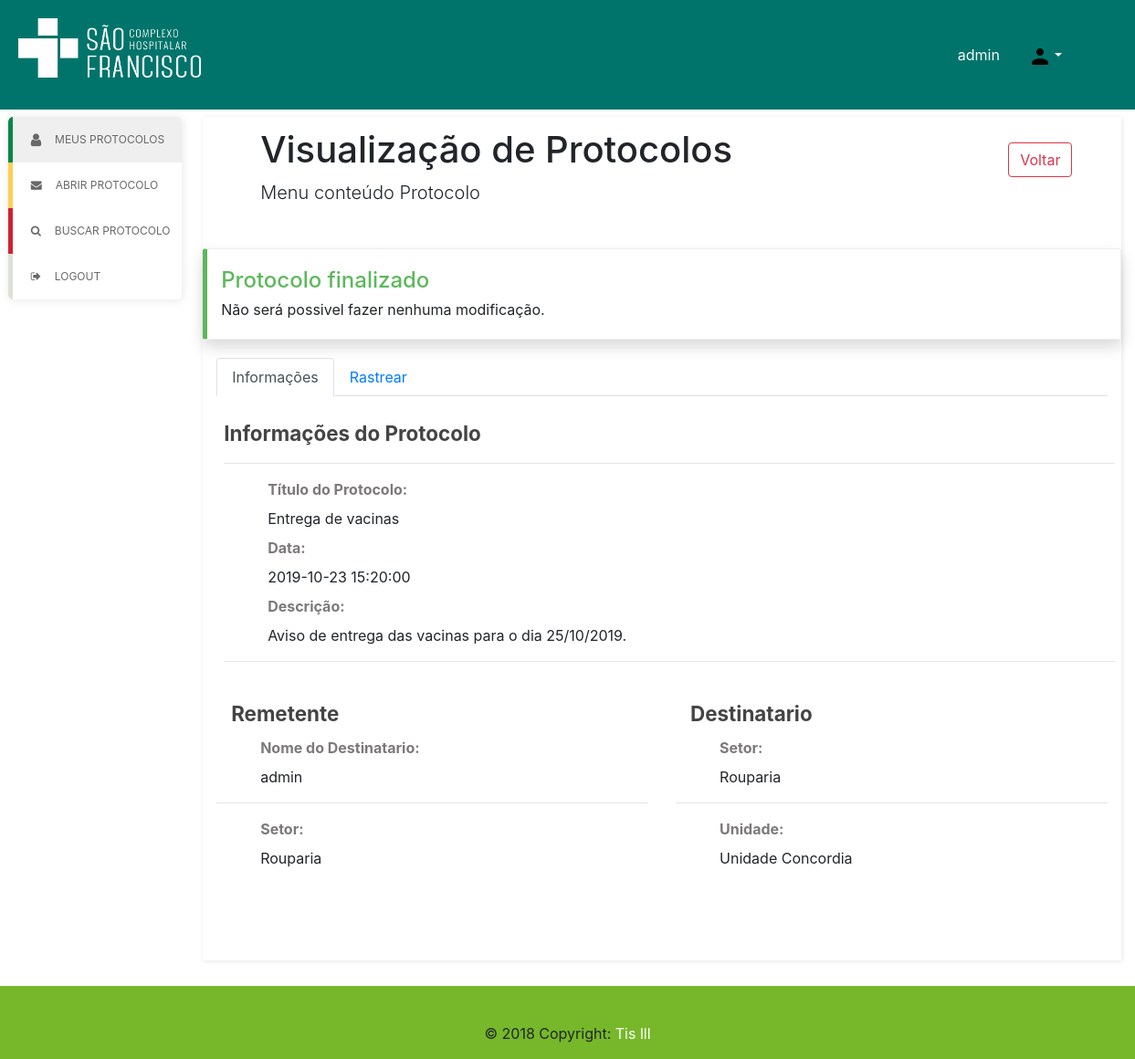
The page /tis3/index.php?module=protocolo&id=5 (signed in) on the database its author committed.
### tables this page shows
CREATE TABLE `protocolo`  (
  `id` int(11) NOT NULL AUTO_INCREMENT,
  `titulo` varchar(64) NOT NULL,
  `dataCriacao` datetime(0) DEFAULT NULL,
  `usuario_id` int(11) DEFAULT NULL,
  `setor_id` int(11) NOT NULL,
  `descricao` varchar(255) DEFAULT NULL,
  PRIMARY KEY (`id`) USING BTREE
);

CREATE TABLE `usuario`  (
  `id` int(11) NOT NULL AUTO_INCREMENT,
  `nome` varchar(64) NOT NULL,
  `senha` varchar(64) NOT NULL,
  `email` varchar(64) DEFAULT NULL,
  `telefone` varchar(16) DEFAULT NULL,
  `cargo` varchar(32) NOT NULL,
  `setor_id` int(11) NOT NULL DEFAULT 0,
  PRIMARY KEY (`id`) USING BTREE
);

CREATE TABLE `setor`  (
  `id` int(11) NOT NULL AUTO_INCREMENT,
  `nome` varchar(64) NOT NULL,
  `unidade_id` int(11) NOT NULL,
  PRIMARY KEY (`id`) USING BTREE
);

CREATE TABLE `unidade`  (
  `id` int(11) NOT NULL AUTO_INCREMENT,
  `nome` varchar(64) NOT NULL,
  PRIMARY KEY (`id`) USING BTREE
);

### tis3/classes/protocolo.php (called while the page is built, shortened)
<?php
class Protocolo
{
    public function IsProtocoloAceito($id)
    {
        $db = new Database();
        $db->Open("gprotocol");
        $result = $db->Query("SELECT * FROM `encaminhamento` WHERE `protocolo_id` = $id AND `tipo` = 'ACEITAR';");
        if($db->RowsQuery($result) > 0) {
            return true;
        } else {
            $db->Close();
            return false;
        }
    }
}
?>

### tis3/classes/database.php (called while the page is built, shortened)
<?php
class Database
{
    public $conn;
    public function Open($database)
    {
        $this->conn = mysqli_connect(DB_HOST, DB_USER, DB_PASS, $database);
        if($this->conn)
            return true;
        else
            return false;
    }
    public function Query($sql)
    {
        $result = mysqli_query($this->conn, $sql);
        return $result;
    }
    public function RowsQuery($query)
    {
        return mysqli_num_rows($query);
    }
}
?>

### tis3/pages/visualizar.php (the view, shortened to what this page needs)
<div id="wrap">
    <div id="container" style="padding-bottom:10px;">
        <?php include_once("pages/parts/menuv.php"); ?>
        <div id="content" class="float-left col-10">
            <?php
                function GetUsuarioByID($id) {
                    $db = mysqli_connect("127.0.0.1", "root", "", "gprotocol");
                    $query = mysqli_query($db, "SELECT * FROM `usuario` WHERE `id` = $id;");
                    $result = mysqli_fetch_assoc($query);
                    return $result;
                }
                function GetSetorByID($id) {
                    $db = mysqli_connect("127.0.0.1", "root", "", "gprotocol");
                    $query = mysqli_query($db, "SELECT * FROM `setor` WHERE `id` = $id;");
                    $result = mysqli_fetch_assoc($query);
                    return $result;
                }
                function GetUnidadeByID($id) {
                    $db = mysqli_connect("127.0.0.1", "root", "", "gprotocol");
                    $query = mysqli_query($db, "SELECT * FROM `unidade` WHERE `id` = $id;");
                    $result = mysqli_fetch_assoc($query);
                    return $result;
                }
                $protocolo_id = $_GET['id'];
                $db = mysqli_connect("127.0.0.1", "root", "", "gprotocol");
                $query = mysqli_query($db, "SELECT * FROM `protocolo` WHERE `id` = $protocolo_id;");
                $row = mysqli_fetch_assoc($query);
                $titulo = $row['titulo'];
                $data = $row['dataCriacao'];
                $remetente_id = $row['usuario_id'];
                $setor_id = $row['setor_id'];
                $descricao = $row['descricao'];
                $remetente = GetUsuarioByID($remetente_id);
                $remetente_nome = $remetente['nome'];
                $remetente_setor = GetSetorByID($remetente['setor_id']);
                $remetente_setor_nome = $remetente_setor['nome'];
                $setorDestino = GetSetorByID($setor_id);
                $setor_destino_nome = $setorDestino['nome'];
                $unidadeDestino = GetUnidadeByID($setorDestino['unidade_id']);
                $unidade_destino_nome = $unidadeDestino['nome'];
            ?>
            <div class="tab-content" id="content-protocolos">
                <div class="page-header  px-5 py-1" >
                    <div class="float-left my-2 col-11">
                        <h1>Visualização de Protocolos</h1>
                        <p class="lead">Menu conteúdo Protocolo</p>
                    </div>
                    <button type="button" onclick="window.location = '?module=main'" class="btn btn-outline-danger float-left my-4">Voltar</button>
                </div>
                <br>
                <?php
                        $protocolo = new Protocolo();
                        if($protocolo->IsProtocoloAceito($protocolo_id))
                        {
                            echo '
                            <div class="bs-callout bs-callout-success float-left col-12 shadow">
                                    <h4>Protocolo finalizado</h4>
                                    Não será possivel fazer nenhuma modificação.
                            </div>
                            ';
                        }
                    ?>
                <div class="col-12 float-left">
                <ul class="nav nav-tabs" id="myTab" role="tablist">
                    <li class="nav-item">
                        <a class="nav-link active" id="info-tab" data-toggle="tab" href="#info" role="tab" aria-controls="info" aria-selected="true">Informações</a>
                    </li>
                    <li class="nav-item">
                        <a class="nav-link" id="rastrear-tab" data-toggle="tab" href="#rastrear" role="tab" aria-controls="rastrear" aria-selected="false">Rastrear</a>
                    </li>
                </ul>
                </div>
                <div class="tab-content">
                    <div class="tab-pane active" role="tabpanel" id="info">
                    <div class="fieldset col-12 m-2 my-4 float-left">
                        <strong>Informações do Protocolo</strong>
                       <hr>
                        <div class="my-2 px-5">
                                <label for="">Título do Protocolo:</label>
                                <span id="titulo_protocol"><?php echo $titulo;?></span>
                            </div>
                            <div class="my-2 px-5">
                                <label for="">Data:</label>
                                <span id="data_protocol"><?php echo $data;?></span>
                            </div>
                            <div class="my-2 px-5">
                                <label for="">Descrição:</label>
                                <span id="protocol-descricao"><?php echo $descricao;?></span>
                            </div>
                <hr>
                    </div>
                        <div class="fieldset col-6 m-0 float-left">
                            <strong class="mx-3">Remetente</strong>
                            <div class="my-2 px-5">
                                <label for="">Nome do Destinatario:</label>
                                <span id="nome_protocol"><?php echo $remetente_nome;?></span>
                            </div>
                            <hr>
                            <div class="my-2 px-5">
                                <label for="">Setor:</label>
                                <span id="setor_protocol"><?php echo $remetente_setor_nome;?></span>
                            </div>
            </div>
                        <div class="fieldset col-6 m-0 float-left">
                            <strong class="mx-3 " >Destinatario</strong>
                            <div class="my-2 px-5">
                                <label for="">Setor:</label>
                                <span id="setorD_protocol"><?php echo $setor_destino_nome;?></span>
                            </div>
                            <hr>
                            <div class="my-2 px-5">
                                <label for="">Unidade:</label>
                                <span id="unidade_protocol"><?php echo $unidade_destino_nome;?></span>
                            </div>
            </div>
            <div class="button-protocol m-5 float-left col pt-2" >
                </div>
                </div>
                </div>
            </div>
        </div>
    </div>
</div>

### tis3/css/style.css (style rules this page uses)
* { margin: 0; padding: 0; }
ul,ol { list-style:none }
body { font-size: 12px; text-align: center; }
#wrap { width: 100%; height: 100%; margin: 0px auto; padding: 0px; background-color:; }
#container { display: inline-block; width: 100%; padding: 0px; }
#container:after { display: block; clear: both; content: '' }
#content { margin-top: 0px; }
.tab-content { min-height: 700px; height: 100vh; }
.tab-content .fieldset strong { font-size: 1.4em; color: #444; width: auto; }
.tab-content .fieldset div label { font-weight: bold; color: rgb(124, 121, 121); display: block; }
#content-protocolos { height: auto !important; -webkit-box-shadow: 1px 1px 5px rgba(0, 0, 0, 0.1); -moz-box-shadow: 1px 1px 5px rgba(0, 0, 0, 0.1); box-shadow: 1px 1px 5px rgba(0, 0, 0, 0.1); }
.page-header { font-size: 12px; height: 100px; }
body { min-height: 100vh; }
html { height: 100%; }
.bs-callout { padding: 20px; margin: 20px 0; border: 1px solid #eee; border-left-width: 5px; border-radius: 3px; }
.bs-callout h4 { margin-top: 0; margin-bottom: 5px; }
.bs-callout-success { border-left-color: #5cb85c; }
.bs-callout-success h4 { color: #5cb85c; }

### rows shown on the page
protocolo: titulo "Entrega de vacinas", dataCriacao "2019-10-23 15:20:00", descricao "Aviso de entrega das vacinas para o dia 25/10/2019."
usuario: nome "admin"
setor: nome "Rouparia"
unidade: nome "Unidade Concordia"

### other values the page prints
$_SESSION['user']['username'] "admin"
